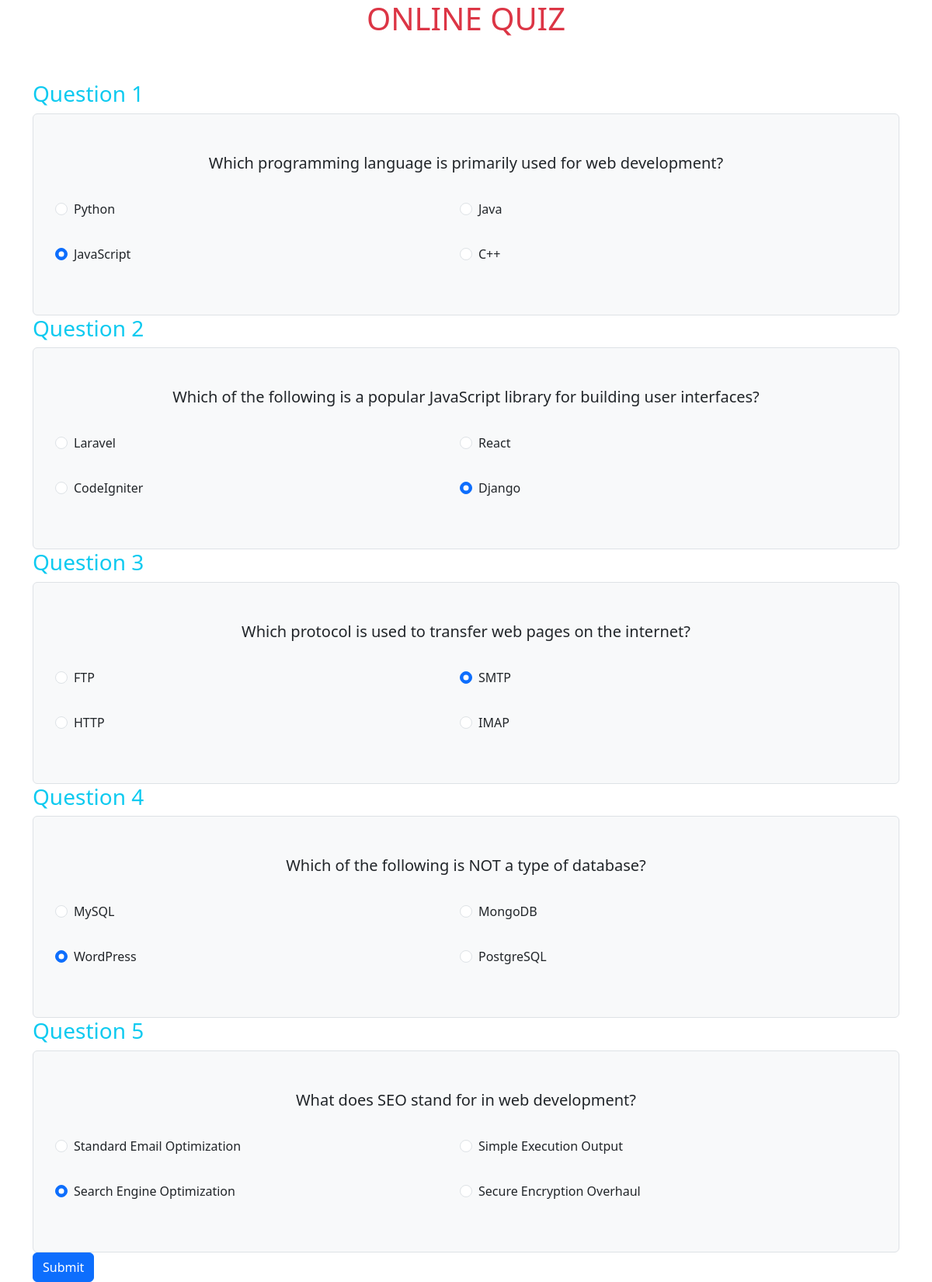
Screenshot of /pages/review.php?user_id=1 with the database file from the repository.
### tables this page shows
CREATE TABLE IF NOT EXISTS `questions` (
  `id` int NOT NULL AUTO_INCREMENT,
  `question_no` int NOT NULL,
  `question` text NOT NULL,
  `choice_1` text NOT NULL,
  `choice_2` text NOT NULL,
  `choice_3` text NOT NULL,
  `choice_4` text NOT NULL,
  `answer` text NOT NULL,
  PRIMARY KEY (`id`)
);

CREATE TABLE IF NOT EXISTS `answers` (
  `id` int NOT NULL AUTO_INCREMENT,
  `user_id` int NOT NULL,
  `question` int NOT NULL,
  `answer` text NOT NULL,
  PRIMARY KEY (`id`)
);

### pages/review.php (the view, shortened to what this page needs)
<?php
include "../formhandling/dbcon.php";
include "../layout/header.php";
$user_id = $_GET['user_id'];
$query = "SELECT *, questions.question as question_name,answers.id as answer_id,questions.id as question_id
          FROM `questions`
          JOIN `answers` ON `answers`.`question` = `questions`.`id`
          WHERE `user_id` = $user_id";
$result = mysqli_query($connection, $query);
$count = 1;
?>
<div class="container">
    <div class="row">
        <h1 class="text-center text-danger">ONLINE QUIZ </h1>
    </div>
    <div class="row pt-5">
        <form method="post" action="../formhandling/submit.php">
            <?php while ($row = mysqli_fetch_array($result, MYSQLI_ASSOC)) {
                ?>
                <h3 class="text-info">Question <span id="question_no"><?php echo $count++ ?></span></h3>
                <div class="border rounded bg-light p-5">
                    <p class="fs-5 text-center" id="question"><?php echo $row['question_name'] ?></p>
                    <div class="row justify-content-center ">
                        <div class="col-6 form-check p-3 ">
                            <input class="form-check-input" type="radio" name="answer_<?php echo $row['question_id']; ?>"
                                id="answer_<?php echo $row['question_id']; ?>_1" value="choice_1" <?php if ($row['answer'] == 'choice_1')
                                       echo "checked"; ?>>
                            <label class="form-check-label" for="answer_<?php echo $row['question_id']; ?>_1" id="choice_1">
                                <?php echo $row['choice_1'] ?>
                            </label>
                        </div>
                        <div class="col-6 form-check p-3">
                            <input class="form-check-input" type="radio" name="answer_<?php echo $row['question_id']; ?>"
                                id="answer_<?php echo $row['question_id']; ?>_2" value="choice_2" <?php if ($row['answer'] == 'choice_2')
                                       echo "checked"; ?>>
                            <label class="form-check-label" for="answer_<?php echo $row['question_id']; ?>_2" id="choice_2">
                                <?php echo $row['choice_2'] ?>
                            </label>
                        </div>
                        <div class="col-6 form-check p-3">
                            <input class="form-check-input" type="radio" name="answer_<?php echo $row['question_id']; ?>"
                                id="answer_<?php echo $row['question_id']; ?>_3" value="choice_3" <?php if ($row['answer'] == 'choice_3')
                                       echo "checked"; ?>>
                            <label class="form-check-label" for="answer_<?php echo $row['question_id']; ?>_3" id="choice_3">
                                <?php echo $row['choice_3'] ?>
                            </label>
                        </div>
                        <div class="col-6 form-check p-3">
                            <input class="form-check-input" type="radio" name="answer_<?php echo $row['question_id']; ?>"
                                id="answer_<?php echo $row['question_id']; ?>_4" value="choice_4" <?php if ($row['answer'] == 'choice_4')
                                       echo "checked"; ?>>
                            <label class="form-check-label" for="answer_<?php echo $row['question_id']; ?>_4" id="choice_4">
                                <?php echo $row['choice_4'] ?>
                            </label>
                        </div>
                    </div>
                </div>
            <?php } ?>
            <button type="submit" class="btn btn-primary">Submit</button>
        </form>
    </div>
    <?php include "../layout/footer.php"; ?>

### layout/header.php (shortened to what this page needs)
<!DOCTYPE html>
<html lang="en">
<head>
    <link href="../assets/style.css" rel="stylesheet">
    <link href="https://cdn.jsdelivr.net/npm/bootstrap@5.3.3/dist/css/bootstrap.min.css" rel="stylesheet"
>
</head>
<body>
    <section>

### layout/footer.php
</section>
</body>
</html>

### rows the page displays
questions: question "Which programming language is primarily used for web development?", choice_1 "Python", choice_2 "Java", choice_3 "JavaScript", choice_4 "C++"
answers: answer "☐ Python", answer "☐ Java", answer "☑ JavaScript", answer "☐ C++"
questions: question "Which of the following is a popular JavaScript library for building user interfaces?", choice_1 "Laravel", choice_2 "React", choice_3 "CodeIgniter", choice_4 "Django"
answers: answer "☐ Laravel", answer "☐ React", answer "☐ CodeIgniter", answer "☑ Django"
questions: question "Which protocol is used to transfer web pages on the internet?", choice_1 "FTP", choice_2 "SMTP", choice_3 "HTTP", choice_4 "IMAP"
answers: answer "☐ FTP", answer "☑ SMTP", answer "☐ HTTP", answer "☐ IMAP"
questions: question "Which of the following is NOT a type of database?", choice_1 "MySQL", choice_2 "MongoDB", choice_3 "WordPress", choice_4 "PostgreSQL"
answers: answer "☐ MySQL", answer "☐ MongoDB", answer "☑ WordPress", answer "☐ PostgreSQL"
questions: question "What does SEO stand for in web development?", choice_1 "Standard Email Optimization", choice_2 "Simple Execution Output", choice_3 "Search Engine Optimization", choice_4 "Secure Encryption Overhaul"
answers: answer "☐ Standard Email Optimization", answer "☐ Simple Execution Output", answer "☑ Search Engine Optimization", answer "☐ Secure Encryption Overhaul"
